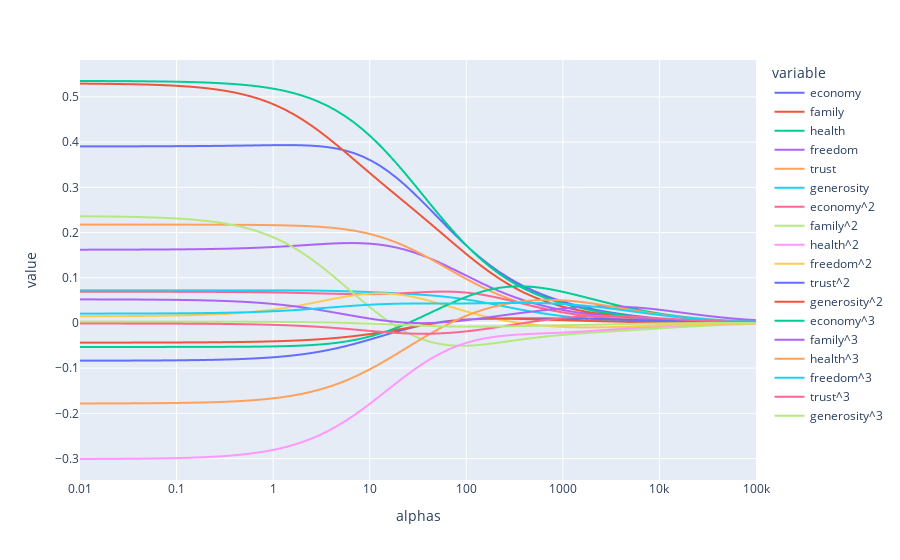

Notebook source saved alongside this figure:
### Code cell
result2 = pd.DataFrame(coefs, columns=features)
result2['alphas'] = alphas
fig = px.line(result2, x='alphas', y=features)
fig.update_xaxes(type='log')
fig
